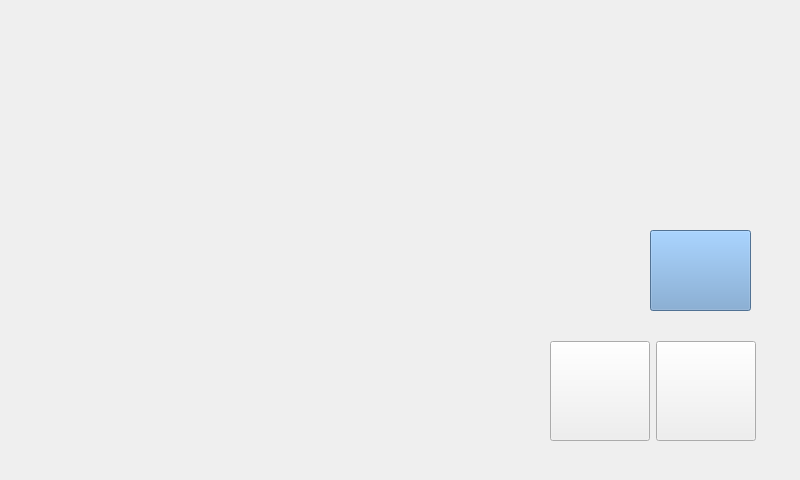
<?xml version="1.0" encoding="UTF-8"?>
<ui version="4.0">
 <class>BaiduMap</class>
 <widget class="QMainWindow" name="BaiduMap">
  <property name="geometry">
   <rect>
    <x>0</x>
    <y>0</y>
    <width>800</width>
    <height>480</height>
   </rect>
  </property>
  <property name="minimumSize">
   <size>
    <width>800</width>
    <height>480</height>
   </size>
  </property>
  <property name="windowTitle">
   <string>MainWindow</string>
  </property>
  <widget class="QWidget" name="centralwidget">
   <widget class="QPushButton" name="pBtn_Close">
    <property name="geometry">
     <rect>
      <x>650</x>
      <y>230</y>
      <width>101</width>
      <height>81</height>
     </rect>
    </property>
    <property name="styleSheet">
     <string notr="true">background-color: rgb(114, 159, 207);</string>
    </property>
    <property name="text">
     <string/>
    </property>
   </widget>
   <widget class="QWidget" name="layoutWidget">
    <property name="geometry">
     <rect>
      <x>550</x>
      <y>340</y>
      <width>208</width>
      <height>102</height>
     </rect>
    </property>
    <layout class="QHBoxLayout" name="horizontalLayout">
     <item>
      <widget class="QPushButton" name="pBtn_ZoomUp">
       <property name="sizePolicy">
        <sizepolicy hsizetype="Fixed" vsizetype="Fixed">
         <horstretch>0</horstretch>
         <verstretch>0</verstretch>
        </sizepolicy>
       </property>
       <property name="minimumSize">
        <size>
         <width>100</width>
         <height>100</height>
        </size>
       </property>
       <property name="maximumSize">
        <size>
         <width>100</width>
         <height>100</height>
        </size>
       </property>
       <property name="styleSheet">
        <string notr="true">border-image: url(:/Map/ui/放大.png);</string>
       </property>
       <property name="text">
        <string/>
       </property>
      </widget>
     </item>
     <item>
      <widget class="QPushButton" name="pBtn_ZoomDown">
       <property name="minimumSize">
        <size>
         <width>100</width>
         <height>100</height>
        </size>
       </property>
       <property name="maximumSize">
        <size>
         <width>100</width>
         <height>100</height>
        </size>
       </property>
       <property name="styleSheet">
        <string notr="true">border-image: url(:/Map/ui/缩小.png);</string>
       </property>
       <property name="text">
        <string/>
       </property>
      </widget>
     </item>
    </layout>
   </widget>
  </widget>
 </widget>
 <resources/>
 <connections/>
</ui>
